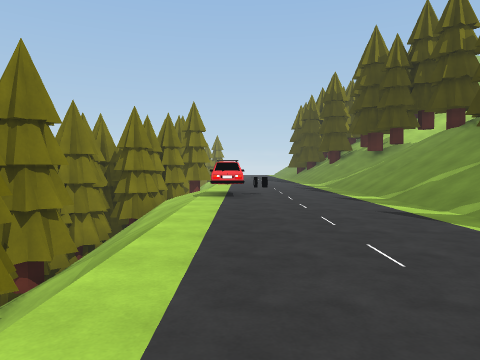
[1] (above)

17 first-person views from a walk through a scene from a Unity 3-D project. The camera is 1.4 m above the floor, tilts 2° down and sees 70° across. The floor is counted in squares, 2 m on a side. Each view is taken from the middle of a square. On the plan, view 1 faces up. The plan holds only what a view shows up to about 11 squares ahead; the rest is blank. The place goes on beyond the plan. Surface patterns are stand-ins for the level's own textures.

[2]
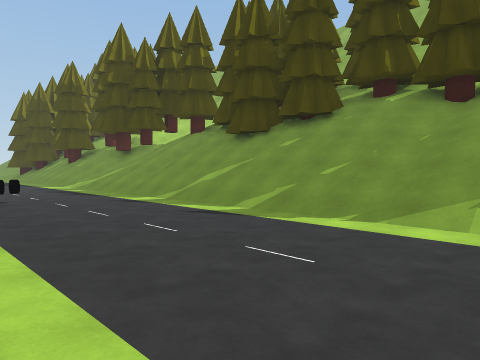

[3]
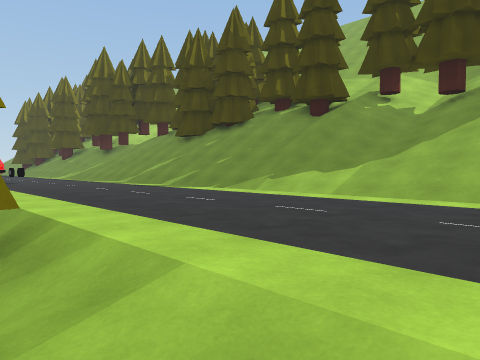

[4]
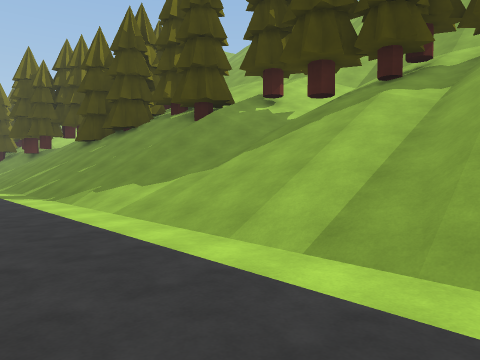

[5]
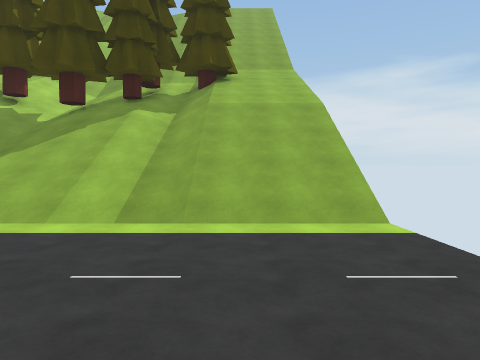

[6]
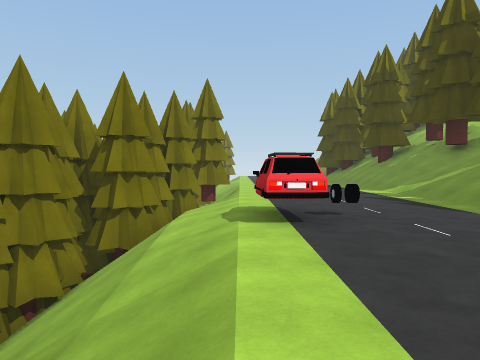

[7]
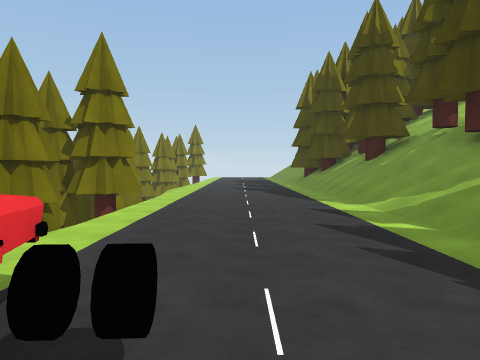

[8]
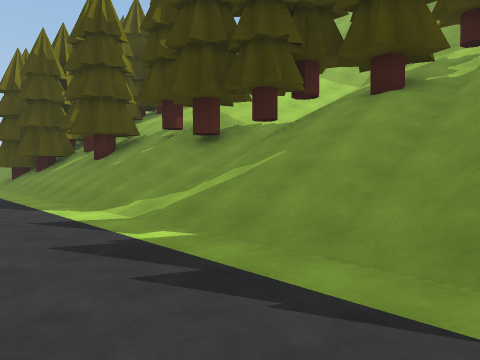

[9]
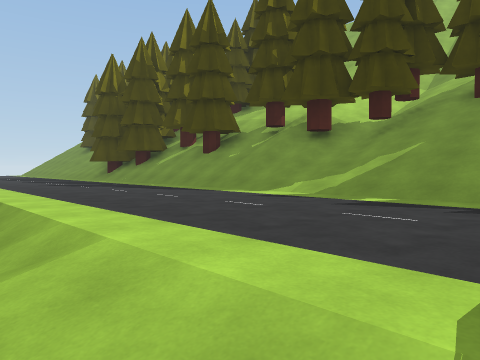

[10]
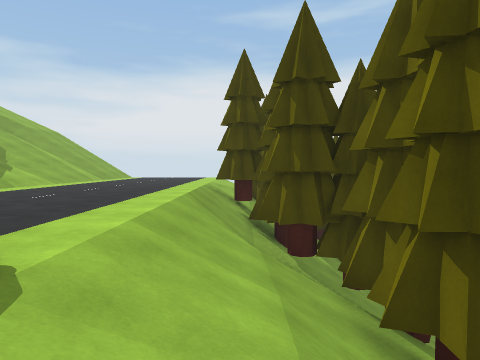

[11]
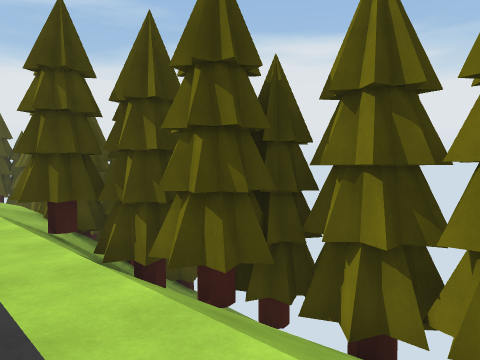

[12]
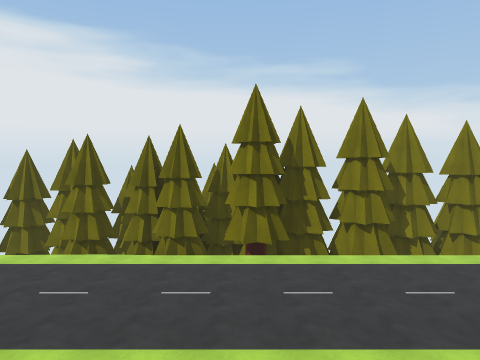

[13]
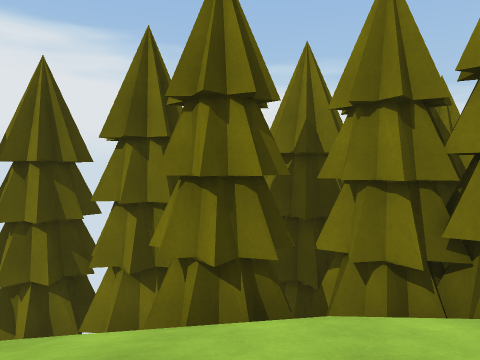

[14]
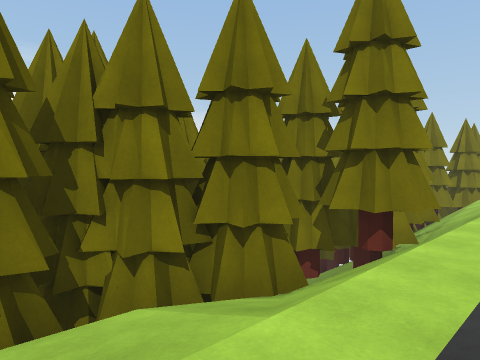

[15]
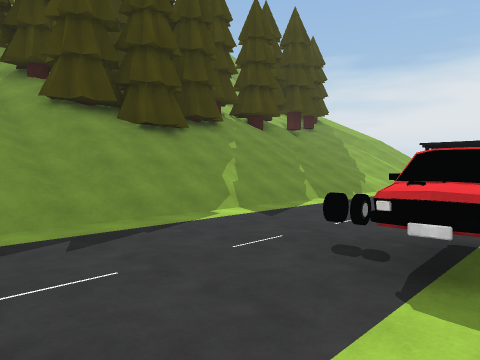

[16]
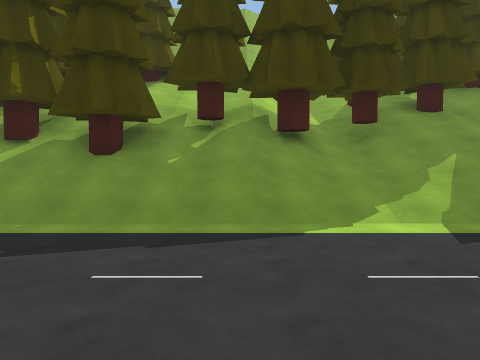

[17]
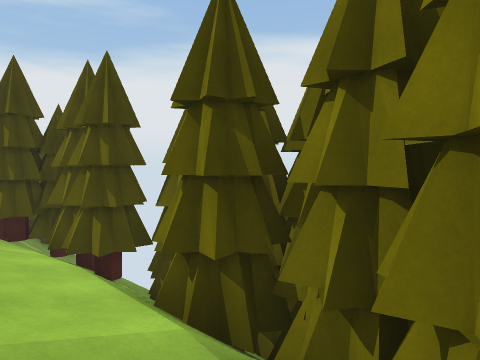

### Floor plan
Key: @ floor where view 1 was taken; # wall or solid block; . main floor; : floor 4.75 m higher than the main floor; / step, stairs or slope; O other object.
Columns run from 5 left of view 1 to 12 right of it. Each row starts with its distance up from view 1.
 19   #/...../#///#
 18   #//..../##//#
 17   #//....//# /
 16   ##/....//#///
 15   #//....//#/////
 14   #/.....//#/////
 13  ##/.....//##////
 12 ##/......///#/////
 11 ###......///###///
 10 #///.O.../////#
  9 #///.O...///###
  8 #///.O...//## #
  7 ##//.....//####
  6 ##//.....//####
  5  #//.....///##
  4  ##//....///:#
  3  ##//....///##
  2   #//....////#
  1   ##/..../////#//
  0   ##.@.../////////
 -1   ##.....////##///
 -2   #......////## //
 -3  ##....../////#///
 -4 ###/...../////#
 -5 ##//.....///////
 -6 #/   ....///////
 -7 #

Positions as (right, up) in squares from view 1, and headings:
1: (0, 0), facing up
2: (-1, 1), facing up-right
3: (-2, -3), facing up-right
4: (1, -5), facing up-right
5: (-1, -5), facing right
6: (-1, 4), facing up
7: (1, 8), facing up
8: (1, 9), facing up-right
9: (-2, 10), facing up-right
10: (-2, 10), facing down
11: (0, 7), facing down-left
12: (6, 0), facing left
13: (0, -4), facing left
14: (0, 11), facing up-left
15: (-1, 12), facing down-right
16: (-1, 16), facing right
17: (-1, 14), facing down-left
